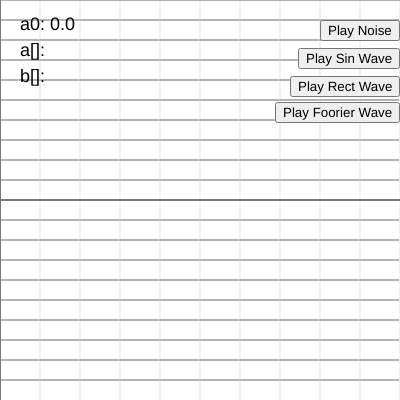
Frame 1 (no input)
Frame 60 (no input): identical to frame 1, image omitted
Frame 120 (the mouse pressed at the canvas centre since frame 60): identical to frame 1, image omitted

The p5.js sketch that drew this single still picture (run headless with seeded random() and noise() and a simulated clock; from frame 60 on, the mouse is pressed at the canvas centre):

// p5.js sketch
// ── sketch.js

/**
 * 波形: ノイズ
 * @param {number} t 時間 
 */
function waveNoiseFunc(t) {
  return Math.random() * 2 - 1;
}

/**
 * 波形: sin(2πft)
 * @param {number} t 時間
 * @param {number} freq 周波数 
 */
function waveSin2npiFunc(t, freq) {
  return Math.sin(2 * Math.PI * freq * t);
}

/**
 * 波形: cos(2πft)
 * @param {number} t 時間
 * @param {number} freq 周波数
 */
function waveCos2npiFunc(t, freq) {
  return Math.cos(2 * Math.PI * freq * t);
}

/**
 * 波形: フーリエ級数
 * @param {number} t 時間
 * @param {number} a0 定数関数
 * @param {number[]} aArray cos関数の定数項
 * @param {number[]} bArray sin関数の定数項
 * @param {number[]} baseFreq 計算のベースとする周波数
 */
function waveFoorierSeriesFunc(t, a0, aArray, bArray, baseFreq = 441) {
  // cos値の計算
  let cosValues = [];
  for (let n = 0; n < aArray.length; n++) {
    const an = aArray[n];
    const freq = (n + 1) * baseFreq;
    cosValues.push(an * waveCos2npiFunc(t, freq));
  }
  // sin値の計算
  let sinValues = [];
  for (let n = 0; n < bArray.length; n++) {
    const bn = bArray[n];
    const freq = (n + 1) * baseFreq;
    sinValues.push(bn * waveSin2npiFunc(t, freq));
  }
  // フーリエ級数の形で計算して返却
  const cosSum = cosValues.length == 0 ? 0 : cosValues.reduce((sum, x) => sum + x, 0);
  const sinSum = sinValues.length == 0 ? 0 : sinValues.reduce((sum, x) => sum + x, 0);
  return a0 * (1 / Math.sqrt(2)) + cosSum + sinSum;
}

/**
 * フーリエ解析
 * @param {(t: number) => number} f 波形関数
 * @param {number} N 解析する定数項の数
 * @param {number[]} baseFreq 計算のベースとする周波数
 * @param {number} dotN 内積を行う回数(数値を上げると精度が向上する)
 * @returns a0, aArray, bArray
 */
function fourierCoefficients(f, N, baseFreq = 441, dotN = 100) {
  // 関数同士の内積
  // 2 * ∮[0→1]f(t)g(t)
  function dot_function(f, g, N) {
    const dt = 1 / N;
    let array = [];
    for (let t = 0; t < 1; t += dt) {
      array.push(f(t) * g(t) * dt);
    }
    return 2 * array.reduce((sum, x) => sum + x, 0);
  }

  // sin、cos関数との内積結果から係数を求める
  let a0 = dot_function(f, (t) => 1 / Math.sqrt(2), dotN);
  let anArray = [];
  let bnArray = [];
  for (let n = 0; n < N; n++) {
    const freq = (n + 1) * baseFreq;
    anArray.push(dot_function(f, (t) => waveCos2npiFunc(t, freq), dotN));
    bnArray.push(dot_function(f, (t) => waveSin2npiFunc(t, freq), dotN));
  }
  return {a0, anArray, bnArray};
}

/**
 * ボタン類
 */
let playNoiseButton;
let playSinButton;
let playRectButton;
let playFoorierButton;

/**
 * テキスト表示値
 */
let a0Value = 0;
let anValueArray = [];
let bnValueArray = [];

/**
 * 再生中の波形データ
 */
let playWaveData = [];

/**
 * ノイズ音再生ボタン押下
 */
function pushNoisePlayButton() {
  playSoundAndCheckFourier(waveNoiseFunc);
}

/**
 * sin波再生ボタン押下
 */
function pushSinPlayButton() {
  playSoundAndCheckFourier((t) => waveSin2npiFunc(t, 441));
}

/**
 * 短形波再生ボタン押下
 */
function pushRectPlayButton() {
  let bArray = [];
  const bCount = 30; // この数を上げるほど短形波に近づく
  for (let n = 1; n <= bCount; n++) {
    let b = n % 2 != 0 ? (4 / (n * Math.PI)) : 0;
    bArray.push(b);
  }
  playSoundAndCheckFourier((t) => waveFoorierSeriesFunc(t, 0, [], bArray));
}

/**
 * フーリエ波形再生ボタン押下
 */
function pushFoorierPlayButton() {
  playSoundAndCheckFourier((t) => waveFoorierSeriesFunc(t, 0, [1, 2, 3], [1]));
}

/**
 * サウンド再生とフーリエ解析を行う
 * @param {(t: number) => number} waveFunc 波形関数
 */
function playSoundAndCheckFourier(waveFunc) {
  // サウンド再生
  playWaveData = playSound(waveFunc);
  
  // フーリエ級数を求める
  const checkFourierCount = 5;
  let result = fourierCoefficients(waveFunc, checkFourierCount);
  a0Value = result.a0;
  anValueArray = result.anArray;
  bnValueArray = result.bnArray;
}

/**
 * 初期化処理
 */
function setup() {
  createCanvas(ScreenWidth, ScreenHeight);
  // ボタン設定
  playNoiseButton = createButton("Play Noise");
  playNoiseButton.mousePressed(pushNoisePlayButton);
  playNoiseButton.position(ScreenWidth - (playNoiseButton.width), 20);
  playSinButton = createButton("Play Sin Wave");
  playSinButton.mousePressed(pushSinPlayButton);
  playSinButton.position(ScreenWidth - (playSinButton.width), 48);
  playRectButton = createButton("Play Rect Wave");
  playRectButton.mousePressed(pushRectPlayButton);
  playRectButton.position(ScreenWidth - (playRectButton.width), 76);
  playFoorierButton = createButton("Play Foorier Wave");
  playFoorierButton.mousePressed(pushFoorierPlayButton);
  playFoorierButton.position(ScreenWidth - (playFoorierButton.width), 102);
}

/**
 * 描画処理
 */
function draw() {
  background(255);
  drawGrid();
  drawWaveData(playWaveData);

  // テキスト描画
  noStroke()
  fill(0, 0, 0)
  textSize(18)
  text(`a0: ${Math.abs(a0Value).toFixed(1)}`, 20, 30)
  text(`a[]: ${anValueArray.map(x => Math.abs(x).toFixed(1)).join(', ')}`, 20, 56)
  text(`b[]: ${bnValueArray.map(x => Math.abs(x).toFixed(1)).join(', ')}`, 20, 82)
}

// ── plot.js

/**
 * 画面設定
 */
const ScreenWidth = 400;
const ScreenHeight = 400;

/**
 * 座標の表示範囲
 */
const MinGridValueY = -5;
const MaxGridValueY = 5;
const MinGridValueX = 0;
const MaxGridValueX = 0.005;

/**
 * グリッドの描画
 */
function drawGrid() {
    strokeWeight(2);
  
    let dx = MaxGridValueX / 10;
    let dy = MaxGridValueY / 10;
    for (let x = MinGridValueX; x < MaxGridValueX; x+=dx) {
      for (let y = MinGridValueY; y < MaxGridValueY; y+=dy) {
        // 縦線
        stroke(240, 240, 240);
        drawLineCanvas(x+dx, y, x+dx, y+dy);
        // 横線
        stroke(180, 180, 180);
        drawLineCanvas(x, y+dy, x+dx, y+dy);
      }
    }
  
    // 中央線
    stroke(120, 120, 120);
    drawLineCanvas(MinGridValueX, 0, MaxGridValueX, 0);
    drawLineCanvas(0, MinGridValueY, 0, MaxGridValueY);
  }
  
  /**
   * 波形データを描画
   * @param {number[]} waveData 波形データ
   */
  function drawWaveData(waveData) {
    strokeWeight(4);
    stroke(0, 0, 255);
  
    for (let i = 0; i < waveData.length; i++) {
      // 最大秒数を超えたらスキップ
      if (i / SampleRate > MaxGridValueX) {
        break;
      }
      if (i == waveData.length - 1) {
        break;
      }
      // 次のデータと繋げる
      let data = waveData[i];
      let time = i / SampleRate;
      let nextData = waveData[i + 1];
      let nextTime = (i + 1) / SampleRate;
      drawLineCanvas(time, data, nextTime, nextData);
    }
  }
  
  /**
   * 関数の描画
   * @param {(t: number) => number} func 関数 
   */
  function drawFunc(func) {
    strokeWeight(4);
    stroke(0, 0, 255);
    let dx = MaxGridValueX / 100;
    for (let x = 0; x < MaxGridValueX; x+=dx) {
      drawLineCanvas(x, func(x), (x+dx), func(x+dx));
    }
  }
  
  /**
   * 受け取った座標位置で線を繋げて表示する
   * @param {number} fromX 
   * @param {number} fromY 
   * @param {number} toX 
   * @param {number} toY 
   */
  function drawLineCanvas(fromX, fromY, toX, toY) {
    fromX *= ScreenWidth/(MaxGridValueX-MinGridValueX);
    fromY *= ScreenHeight/(MaxGridValueY-MinGridValueY);
    toX *= ScreenWidth/(MaxGridValueX-MinGridValueX)
    toY *= ScreenHeight/(MaxGridValueY-MinGridValueY);
    let offset = [0, ScreenHeight/2]; // Y軸は反転させる
    line(fromX+offset[0], ScreenHeight-(fromY+offset[1]), toX+offset[0], ScreenHeight-(toY+offset[1]));
  }

// ── sound.js

/**
 * サンプルレート
 */
const SampleRate = 44100;

/**
 * 再生時間(秒)
 */
const PlaySec = 1;

/**
 * 再生中の波形データ
 */
let bufferSource = null;

/**
 * サウンド再生処理
 * 参考: https://developer.mozilla.org/ja/docs/Web/API/BaseAudioContext/createBuffer
 * @param {*} func 波形関数
 */
function playSound(func) {
    // stop playing sound.
    if (bufferSource) {
        bufferSource.stop();
    }

    // create context.
    let audioCtx = new AudioContext();
    audioCtx.sampleRate = SampleRate;

    // create mono channel buffer.
    let buffer = audioCtx.createBuffer(1, PlaySec * SampleRate, SampleRate);
    let channelData = buffer.getChannelData(0);
    for (var i = 0; i < buffer.length; i++) {
        let playSec = i / SampleRate;
        channelData[i] = func(playSec);
    }

    // set play wave data.
    let playWaveData = channelData;

    // play sound.
    bufferSource = audioCtx.createBufferSource();
    bufferSource.buffer = buffer;
    bufferSource.connect(audioCtx.destination);
    bufferSource.start();

    return playWaveData;
}
